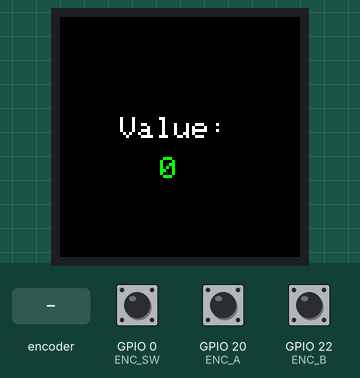
This sketch was run on a simulated ESP32. On the bench: 240×240 colour display. Inputs (shaded band) come from the test bench; at power-on: GPIO 0 (ENC_SW) HIGH, GPIO 20 (ENC_A) HIGH, GPIO 22 (ENC_B) HIGH.

Above: at 1.4 s.
1.5 s: rotary encoder on GPIO 20 (ENC_A) / GPIO 22 (ENC_B) turned 3 steps (first pin leading)
At 2.7 s:
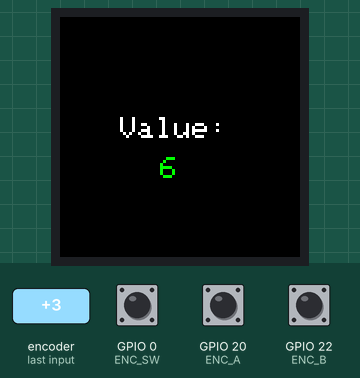
3.6 s: rotary encoder on GPIO 20 (ENC_A) / GPIO 22 (ENC_B) turned 1 step (first pin leading)
At 5.2 s:
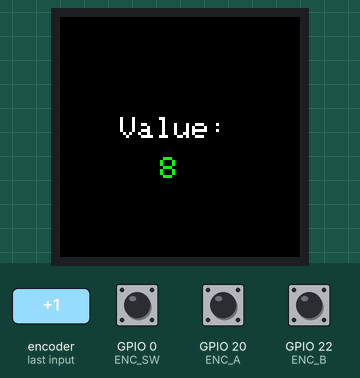
Timing chart, 0 to 6.7 s (numbered marks = the images above; inputs shaded):
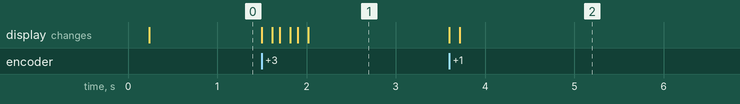

The sketch:

esp32campir.ino.ino
```cpp
#include <Arduino_GFX_Library.h>

/* --- Pin Configurations --- */
#define TFT_SCK  19 // D8
#define TFT_MOSI 21 // D10
#define TFT_MISO -1 // Not used for this display
#define TFT_CS   1  // D1
#define TFT_DC   3  // D3
#define TFT_RST  2  // D2

#define ENC_A    20 // D4
#define ENC_B    22 // D5
#define ENC_SW   0  // D0

#define BLACK 0x0000
#define WHITE 0xFFFF
#define GREEN 0x07E0
#define CYAN  0x07FF
#define RED   0xF800
/* --- Display Setup --- */
Arduino_DataBus *bus = new Arduino_ESP32SPI(TFT_DC, TFT_CS, TFT_SCK, TFT_MOSI, TFT_MISO);
Arduino_GFX *gfx = new Arduino_GC9A01(bus, TFT_RST, 0 /* Rotation */, true /* IPS */);

/* --- Variables --- */
int counter = 0;
int aState;
int aLastState;

void setup() {
  Serial.begin(115200);

  // Start Display
  if (!gfx->begin()) {
    Serial.println("Display Init Failed!");
  }
  gfx->fillScreen(BLACK);

  // Setup Encoder Pins
  pinMode(ENC_A, INPUT);
  pinMode(ENC_B, INPUT);
  pinMode(ENC_SW, INPUT_PULLUP);

  aLastState = digitalRead(ENC_A);

  // Initial UI
  updateDisplay();
}

void loop() {
  aState = digitalRead(ENC_A);

  // Encoder rotation logic
  if (aState != aLastState) {
    if (digitalRead(ENC_B) != aState) {
      counter++;
    } else {
      counter--;
    }
    updateDisplay();
  }
  aLastState = aState;

  // Reset button logic
  if (digitalRead(ENC_SW) == LOW) {
    counter = 0;
    updateDisplay();
    delay(300); // Debounce
  }
}

void updateDisplay() {
  gfx->fillScreen(BLACK);
  gfx->setCursor(60, 100);
  gfx->setTextColor(WHITE);
  gfx->setTextSize(3);
  gfx->print("Value: ");
  gfx->setCursor(100, 140);
  gfx->setTextColor(GREEN);
  gfx->print(counter);
}
```

Measured:
- after the input at 1.5 s, the display: first changes at once (image 1 shows a later state)
- after the input at 3.6 s, the display: first changes at once (image 2 shows a later state)
